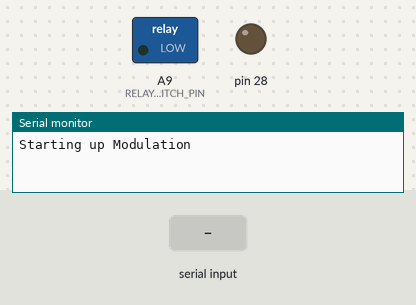
A sketch run on a simulated Teensy 3. Shown: switched loads named in the sketch (green lamp = pin HIGH), output pins drawn as LEDs (lit = HIGH), the last lines printed to the serial monitor. Inputs (shaded band) come from the test bench.

Above: at 1.2 s.
1.3 s: "1\n" received over Serial
At 2.1 s:
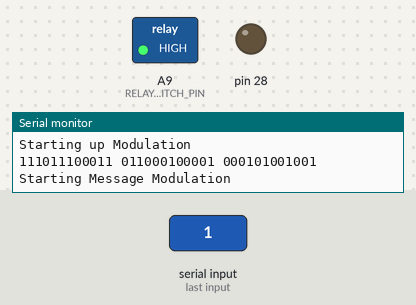
4.3 s: "0\n" received over Serial
At 7.2 s:
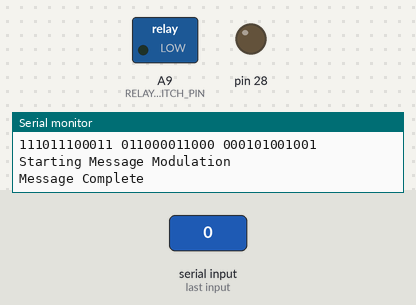
Timing chart, 0 to 8.7 s (numbered marks = the images above; inputs shaded):
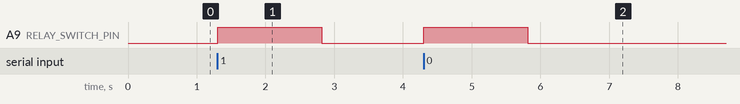

Measured:
- after the input at 1.3 s, A9 (RELAY_SWITCH_PIN): LOW → HIGH at once, → LOW 1.5 s later
- after the input at 4.3 s, A9 (RELAY_SWITCH_PIN): LOW → HIGH at once, → LOW 1.5 s later

The sketch:

FSK_MODULATION_TIMED_OUTPUT.ino
```cpp
/*Performing FSK modulation utilizing a DAC on a teensy 3.2
 * Author: Scott Mayberry
 */

#define OUTGOING_MESSAGE_MAXIMUM_SYMBOL_SIZE 16384
#define BAUD_RATE 3000
#define RELAY_SWITCH_PIN 23

int messageSymbolSize;
byte symbolValueOfMessage[OUTGOING_MESSAGE_MAXIMUM_SYMBOL_SIZE];

char outgoingMessagesBytes[OUTGOING_MESSAGE_MAXIMUM_SYMBOL_SIZE / 8 + 1];
int outgoingMessagesBytesIndex;

volatile uint16_t symbolIndex;
volatile uint16_t sine_data_index;
bool modulationActive;

bool hammingActive = true;

float minFrequency = 27027.027;
float maxFrequency = 29126.2136;
double minFrequencyMicroSeconds = 1.0 / minFrequency * 1000000;
double maxFrequencyMicroSeconds = 1.0 / maxFrequency * 1000000;
float uSECONDS_PER_SYMBOL;
float volume = 0.5;

IntervalTimer outgoingSineWaveDACTimer;
IntervalTimer outgoingSymbolUpdateTimer;

//http://www.wolframalpha.com/input/?i=table+round%28100%2B412*%28sin%282*pi*t%2F20%29%2B1%29%29+from+0+to+19
// #define SINE_DATA_LENGTH 20
// int16_t sine_data[SINE_DATA_LENGTH] = {512, 639, 754, 845, 904, 924, 904, 845, 754, 639, 512, 385, 270, 179, 120, 100, 120, 179, 270, 385};

#define SINE_DATA_LENGTH 16
int16_t sine_data[SINE_DATA_LENGTH] = {512, 670, 803, 893, 924, 893, 803, 670, 512, 354, 221, 131, 100, 131, 221, 354};

void setup()
{
    Serial.begin(115200); //begin Serial communication
    while (!Serial)
    {
        ;
    }
    Serial.println("Starting up Modulation"); //Send a note saying boot up
    analogWriteResolution(10);
    pinMode(RELAY_SWITCH_PIN, OUTPUT);
    updateRelay(false);
    outgoingSineWaveDACTimer.priority(100);
    outgoingSymbolUpdateTimer.priority(99);
    uSECONDS_PER_SYMBOL = 1 / (float(BAUD_RATE)) * 1000000;
    //outgoingSineWaveDACTimer.begin(timer0_callback, 1.25);
    pinMode(A14, OUTPUT);
    analogWrite(A14, 0);
    reduceSineWave();
}

void reduceSineWave()
{
    for (int i = 0; i < SINE_DATA_LENGTH; i++)
    {
        sine_data[i] = int((sine_data[i] - 512) * volume) + 512;
    }
}

void updateRelay(bool relayOn)
{
    if (relayOn)
    {
        digitalWrite(RELAY_SWITCH_PIN, HIGH);
    }
    else
    {
        digitalWrite(RELAY_SWITCH_PIN, LOW);
    }
}

void messageCompleteAndModulationReset()
{
    endTimersForModulation();
    analogWrite(A14, 0);
    delay(500);
    updateRelay(false);
    delay(200);
    symbolIndex = 0;
    sine_data_index = 0;
    outgoingMessagesBytesIndex = 0;
    messageSymbolSize = 0;
    Serial.println("Message Complete");
    modulationActive = false;
}

void startModulation()
{
    modulationActive = true;
    updateRelay(true);
    delay(1000);
    symbolIndex = 0;
    sine_data_index = 0;
    analogWrite(A14, sine_data[0]);
    beginTimersForModulation();
}

void endTimersForModulation()
{
    outgoingSineWaveDACTimer.end();
    outgoingSymbolUpdateTimer.end();
}

void beginTimersForModulation()
{
    while (!outgoingSineWaveDACTimer.begin(outgoingSineWaveDACTimerCallback, convertIncomingBitToMicrosecondsPeriodForDACUpdate(symbolValueOfMessage[0])))
    {
        ;
    }
    while (!outgoingSymbolUpdateTimer.begin(outgoingSymbolUpdateTimerCallback, uSECONDS_PER_SYMBOL))
    {
        ;
    }
}

void outgoingSymbolUpdateTimerCallback()
{
    symbolIndex++;
    if (symbolValueOfMessage[symbolIndex - 1] != symbolValueOfMessage[symbolIndex])
    {
        outgoingSineWaveDACTimer.update(convertIncomingBitToMicrosecondsPeriodForDACUpdate(symbolValueOfMessage[symbolIndex]));
    }
    sine_data_index = sine_data_index % SINE_DATA_LENGTH;
    if (symbolIndex >= messageSymbolSize)
    {
        messageCompleteAndModulationReset();
    }
}

void outgoingSineWaveDACTimerCallback()
{
    analogWrite(A14, sine_data[sine_data_index % SINE_DATA_LENGTH]);
    sine_data_index++;
}

void loop()
{
    if (!modulationActive)
    {
        readIncomingSerialDataForModulation();
    }
}

float convertIncomingBitToMicrosecondsPeriodForDACUpdate(int bit)
{
    if (bit == 0)
    {
        return minFrequencyMicroSeconds / SINE_DATA_LENGTH;
    }
    else
    {
        return maxFrequencyMicroSeconds / SINE_DATA_LENGTH;
    }
}

void addParityBitsToDACandPeriod(int tempBits[])
{
    int parityBits[5];
    parityBits[0] = tempBits[6] ^ tempBits[5] ^ tempBits[3] ^ tempBits[2] ^ tempBits[0];
    parityBits[1] = tempBits[6] ^ tempBits[4] ^ tempBits[3] ^ tempBits[1] ^ tempBits[0];
    parityBits[2] = tempBits[5] ^ tempBits[4] ^ tempBits[3];
    parityBits[3] = tempBits[2] ^ tempBits[1] ^ tempBits[0];
    parityBits[4] = tempBits[0] ^ tempBits[1] ^ tempBits[2] ^ tempBits[3] ^ tempBits[4] ^ tempBits[5] ^ tempBits[6] ^ parityBits[0] ^ parityBits[1] ^ parityBits[2] ^ parityBits[3];
    for (int i = 0; i < 5; i++)
    {
        Serial.print(parityBits[i]);
        saveBitToSymbolOut(outgoingMessagesBytesIndex * 12 + 7 + i, parityBits[i]);
    }
    Serial.print(" ");
}

void saveBitToSymbolOut(int index, int tempBit)
{
    symbolValueOfMessage[index] = tempBit;
}

void readIncomingSerialDataForModulation()
{
    if (Serial.available())
    {
        if (outgoingMessagesBytesIndex == 0)
        {
            outgoingMessagesBytes[outgoingMessagesBytesIndex] = 'w';
        }
        else
        {
            outgoingMessagesBytes[outgoingMessagesBytesIndex] = Serial.read();
        }

        //Serial.print(char(outgoingMessagesBytes[outgoingMessagesBytesIndex]));
        if (hammingActive)
        {
            int tempBits[7];
            for (int i = 6; i >= 0; i--) //convert new byte into bits and then convert bits into half frequency times for interval timer
            {
                tempBits[(6 - i)] = (outgoingMessagesBytes[outgoingMessagesBytesIndex] >> i) & 1;
                Serial.print(tempBits[(6 - i)]);
                saveBitToSymbolOut(outgoingMessagesBytesIndex * 12 + (6 - i), tempBits[(6 - i)]);
            }
            addParityBitsToDACandPeriod(tempBits);
            messageSymbolSize += 12;
        }
        else
        {
            for (int i = 7; i >= 0; i--) //convert new byte into bits and then convert bits into half frequency times for interval timer
            {
                int tempBit = (outgoingMessagesBytes[outgoingMessagesBytesIndex] >> i) & 1;
                Serial.print(tempBit);
                saveBitToSymbolOut(outgoingMessagesBytesIndex * 8 + (7 - i), tempBit);
            }
            Serial.print(" ");
            messageSymbolSize += 8;
        }
        if (outgoingMessagesBytes[outgoingMessagesBytesIndex] == '\n') //if character is a new line, end of message
        {
            Serial.println();
            Serial.println("Starting Message Modulation");
            startModulation();
        }
        outgoingMessagesBytesIndex++;
    }
}
```
